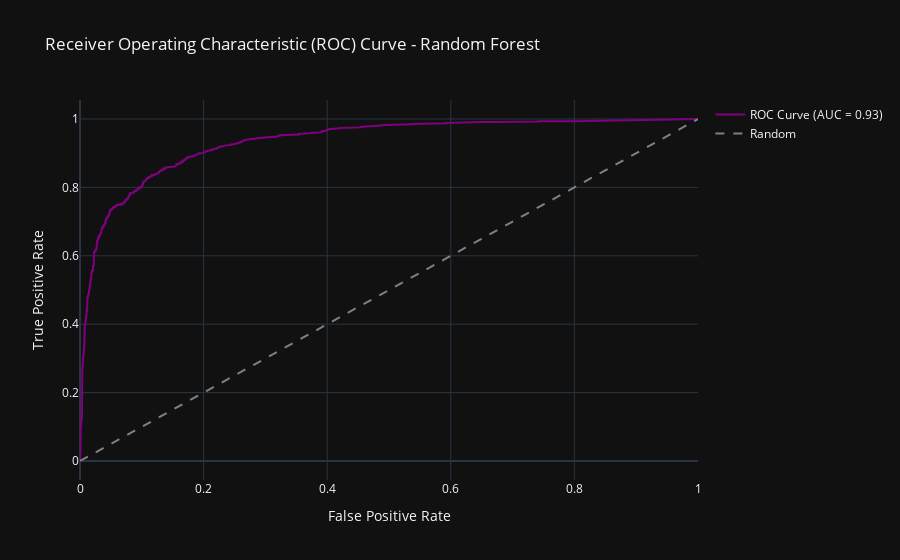

Notebook cell for this chart:
### Code cell
fig = go.Figure()

fig.add_trace(go.Scatter(
    x=fpr_forest, y=tpr_forest,
    mode='lines',
    line=dict(color='purple', width=2),
    name=f'ROC Curve (AUC = {roc_auc_forest:.2f})'
))
fig.add_trace(go.Scatter(
    x=[0, 1], y=[0, 1],
    mode='lines',
    line=dict(color='gray', width=2, dash='dash'),
    name='Random'
))
fig.update_layout(
    title='Receiver Operating Characteristic (ROC) Curve - Random Forest',
    xaxis_title='False Positive Rate',
    yaxis_title='True Positive Rate',
    template='plotly_dark'
)
fig.show()

### Figure 1 — Plotly figure (JSON) as saved in the notebook; plotly's stock layout.template omitted (floating-point values rounded to 4 significant figures; data arrays with more than 128 entries replaced by an {"elided": "..."} marker saying what was removed)
{"data": [{"line": {"color": "purple", "width": 2}, "mode": "lines", "name": "ROC Curve (AUC = 0.93)", "type": "scatter", "x": {"elided": "708 float values"}, "y": {"elided": "708 float values"}}, {"line": {"color": "gray", "dash": "dash", "width": 2}, "mode": "lines", "name": "Random", "type": "scatter", "x": [0, 1], "y": [0, 1]}], "layout": {"title": {"text": "Receiver Operating Characteristic (ROC) Curve - Random Forest"}, "xaxis": {"title": {"text": "False Positive Rate"}}, "yaxis": {"title": {"text": "True Positive Rate"}}}}
